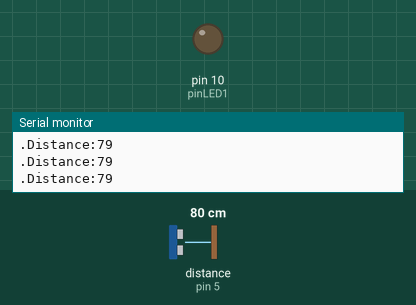
This sketch was run on a simulated Arduino Uno, built with avr-gcc and run on an emulated ATmega328P. On the bench: output pins drawn as LEDs (lit = HIGH), the last lines printed to the serial monitor. Wiring (inferred from the names in the program): ultrasonic range finder: trigger pin 6; echo pin 5. The inputs (shaded band) are chosen by the test bench; at power-on: distance to the obstacle (sensor on pin 5) 80 cm. The echo pulse lasts 58.3 µs per cm; pins used as bus, display or sensor lines are not drawn.

Above: at 1.2 s.
1.3 s: distance to the obstacle (sensor on pin 5) set to 12 cm
4.3 s: distance to the obstacle (sensor on pin 5) set to 9 cm
At 5.6 s:
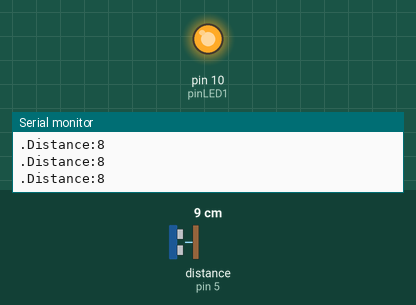
5.9 s: distance to the obstacle (sensor on pin 5) set to 18 cm
At 6.5 s:
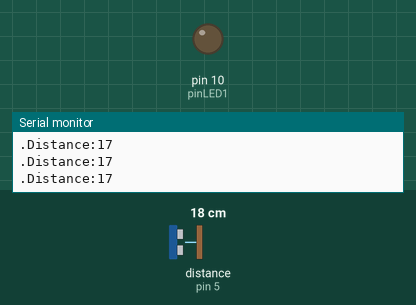
7.5 s: distance to the obstacle (sensor on pin 5) set to 2 cm
At 8.7 s:
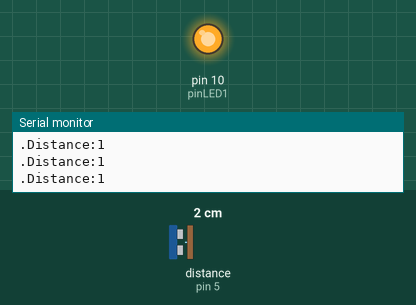
Timing chart, 0 to 10.1 s (numbered marks = the images above; inputs shaded):
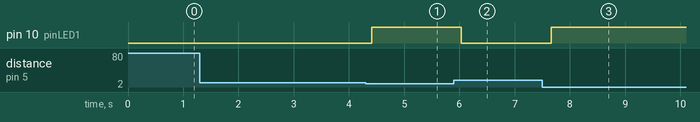

The sketch:

satu_led.ino
```cpp
int pinLED1 =10;
// Mendefinisikan Pin Tirg dan Echo Pada Sensor Ultrasonik
const int trigPin = 6;
const int echoPin = 5;
// Variabel Waktu "duration" dan Jarak "distance"
long duration;
int distance;
void setup() {
  pinMode(trigPin, OUTPUT); // Mengatur trigPin Untuk Output
  pinMode(echoPin, INPUT); // Mengatur echoPin Untuk  Input
  pinMode(pinLED1,OUTPUT);
  Serial.begin(9600);
}
void loop() {
    distance = calculateDistance();
    // Pemanggilan Funsi Perhitungan Jarak pada Sensor Ultrasonik
    Serial.print("Distance:"); // Mengirim karakter tambahan tepat di sebelah nilai sebelumnya yang diperlukan nanti dalam Memproses IDE untuk pengindeksan
    Serial.println(distance); // Mengirim nilai jarak ke Port Serial
    Serial.print("."); // Mengirim karakter tambahan tepat di sebelah nilai sebelumnya yang diperlukan nanti dalam Memproses IDE untuk pengindeksan jika (jarak <= 2)
    delay(100);
    if (distance<10)
    {
      digitalWrite(pinLED1,HIGH);
    }
    else if (distance>=10 && distance <=30)
    {
      digitalWrite(pinLED1,LOW);
    }
  else
     {
      digitalWrite(pinLED1,LOW);
      }
}
  int calculateDistance(){
  digitalWrite(trigPin, LOW);
  delayMicroseconds(2);
  // Atur trigPin pada status TINGGI selama 10 detik mikro
  digitalWrite(trigPin, HIGH);
  delayMicroseconds(10);
  digitalWrite(trigPin, LOW);
  duration = pulseIn(echoPin, HIGH); // Mengatur trigPin pada status TINGGI untuk membaca echoPin, mengembalikan waktu tempuh gelombang suara dalam mikrodetik 10 mikro detik
  distance= duration*0.034/2;
  return distance;
}
```

Measured:
- the behaviour switches between 11 and 10 cm on distance to the obstacle (sensor on pin 5) (found by bisection; images 0 and 1)
- after the input at 4.3 s, pin 10 (pinLED1): LOW → HIGH after 0.11 s
- after the input at 5.9 s, pin 10 (pinLED1): HIGH → LOW after 0.13 s
- after the input at 7.5 s, pin 10 (pinLED1): LOW → HIGH after 0.16 s
